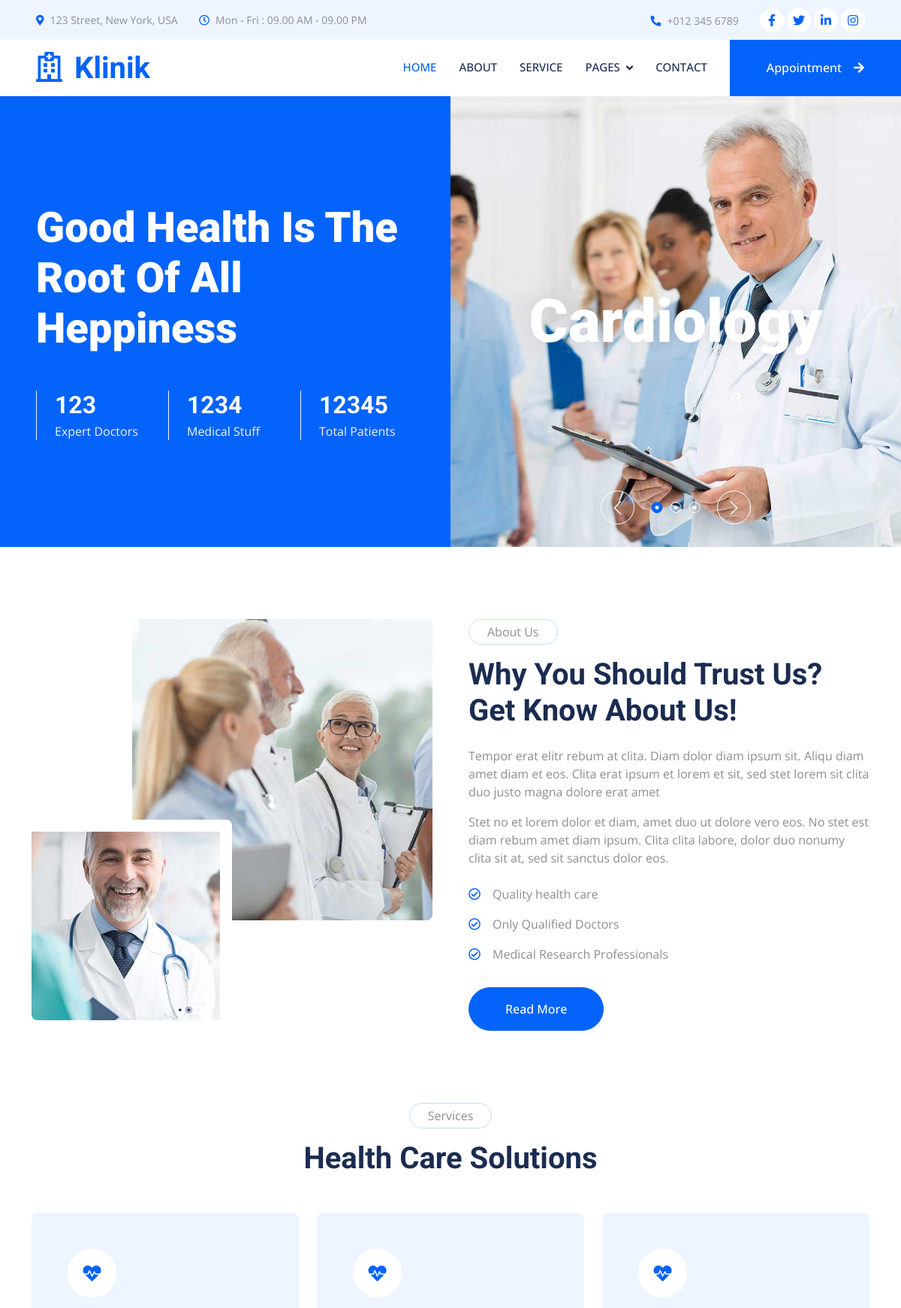
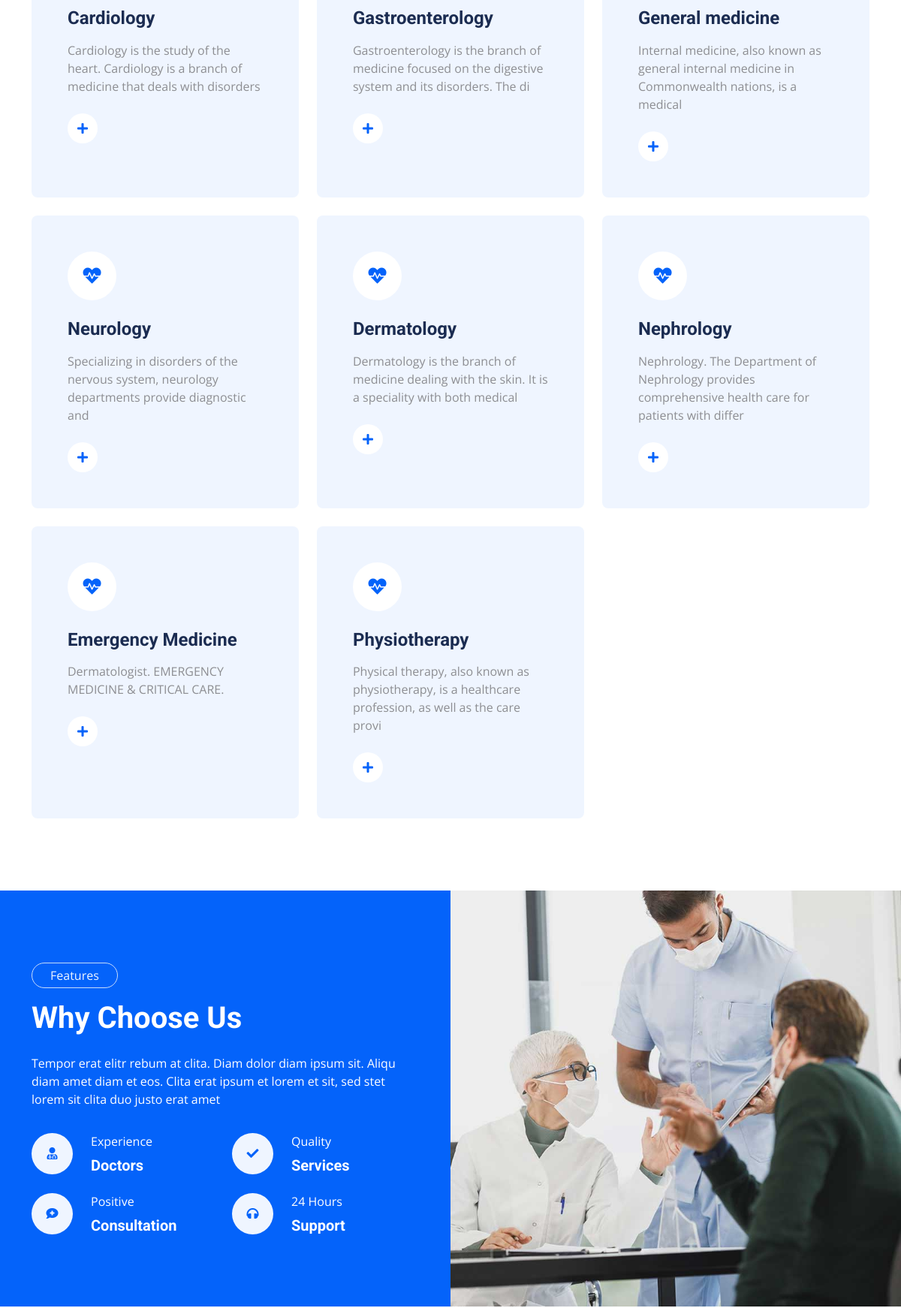
The page / (upper part) on the database its author committed (2 pictures, top to bottom).
### emergency/models.py (models this page shows)
class Department(models.Model):
    dep_name=models.TextField(max_length=20)
    dep_desc=models.TextField(max_length=100)
    def __str__(self):
        return self.dep_name

### emergency/views.py (the view)
# urls.py: path("",views.index,name="home"),
def index(request):
    dep=Department.objects.all()
    doc=Doctore.objects.all()
    form=BookingForm()
    data ={
        "dep":dep,
        "doc":doc,
        "form":form
    }
    if request.method=="POST":
        booking=BookingForm(request.POST)
        if booking.is_valid():
            booking.save()
            return render(request,"index.html",data)
    return render(request,"index.html",data)

### emergency/models.py (called while the page is built)
    def __str__(self):
        return self.doc_name

### emergency/templates/index.html (shortened to what this page needs)
{% load static %}
<!DOCTYPE html>
<html lang="en">
<head>
    <link href="https://cdnjs.cloudflare.com/ajax/libs/font-awesome/5.10.0/css/all.min.css" rel="stylesheet">
    <link href="https://cdn.jsdelivr.net/npm/bootstrap-icons@1.4.1/font/bootstrap-icons.css" rel="stylesheet">
    <link href="{% static 'lib/animate/animate.min.css' %}" rel="stylesheet">
    <link href="{% static 'lib/owlcarousel/assets/owl.carousel.min.css' %}" rel="stylesheet">
    <link href="{% static 'lib/tempusdominus/css/tempusdominus-bootstrap-4.min.css' %}" rel="stylesheet" />
    <link href="{% static 'css/bootstrap.min.css' %}" rel="stylesheet">
    <link href="{% static 'css/style.css' %}" rel="stylesheet">
</head>
<body>
    <div class="container-fluid bg-light p-0 wow fadeIn" data-wow-delay="0.1s">
        <div class="row gx-0 d-none d-lg-flex">
            <div class="col-lg-7 px-5 text-start">
                <div class="h-100 d-inline-flex align-items-center py-3 me-4">
                    <small class="fa fa-map-marker-alt text-primary me-2"></small>
                    <small>123 Street, New York, USA</small>
                </div>
                <div class="h-100 d-inline-flex align-items-center py-3">
                    <small class="far fa-clock text-primary me-2"></small>
                    <small>Mon - Fri : 09.00 AM - 09.00 PM</small>
                </div>
            </div>
            <div class="col-lg-5 px-5 text-end">
                <div class="h-100 d-inline-flex align-items-center py-3 me-4">
                    <small class="fa fa-phone-alt text-primary me-2"></small>
                    <small>+012 345 6789</small>
                </div>
                <div class="h-100 d-inline-flex align-items-center">
                    <a class="btn btn-sm-square rounded-circle bg-white text-primary me-1" href=""><i class="fab fa-facebook-f"></i></a>
                    <a class="btn btn-sm-square rounded-circle bg-white text-primary me-1" href=""><i class="fab fa-twitter"></i></a>
                    <a class="btn btn-sm-square rounded-circle bg-white text-primary me-1" href=""><i class="fab fa-linkedin-in"></i></a>
                    <a class="btn btn-sm-square rounded-circle bg-white text-primary me-0" href=""><i class="fab fa-instagram"></i></a>
                </div>
            </div>
        </div>
    </div>
    <nav class="navbar navbar-expand-lg bg-white navbar-light sticky-top p-0 wow fadeIn" data-wow-delay="0.1s">
        <a href="index.html" class="navbar-brand d-flex align-items-center px-4 px-lg-5">
            <h1 class="m-0 text-primary"><i class="far fa-hospital me-3"></i>Klinik</h1>
        </a>
        <div class="collapse navbar-collapse" id="navbarCollapse">
            <div class="navbar-nav ms-auto p-4 p-lg-0">
                <a href="index.html" class="nav-item nav-link active">Home</a>
                <a href="about.html" class="nav-item nav-link">About</a>
                <a href="service.html" class="nav-item nav-link">Service</a>
                <div class="nav-item dropdown">
                    <a href="#" class="nav-link dropdown-toggle" data-bs-toggle="dropdown">Pages</a>
                </div>
                <a href="contact.html" class="nav-item nav-link">Contact</a>
            </div>
            <a href="" class="btn btn-primary rounded-0 py-4 px-lg-5 d-none d-lg-block">Appointment<i class="fa fa-arrow-right ms-3"></i></a>
        </div>
    </nav>
    <div class="container-fluid header bg-primary p-0 mb-5">
        <div class="row g-0 align-items-center flex-column-reverse flex-lg-row">
            <div class="col-lg-6 p-5 wow fadeIn" data-wow-delay="0.1s">
                <h1 class="display-4 text-white mb-5">Good Health Is The Root Of All Heppiness</h1>
                <div class="row g-4">
                    <div class="col-sm-4">
                        <div class="border-start border-light ps-4">
                            <h2 class="text-white mb-1" data-toggle="counter-up">123</h2>
                            <p class="text-light mb-0">Expert Doctors</p>
                        </div>
                    </div>
                    <div class="col-sm-4">
                        <div class="border-start border-light ps-4">
                            <h2 class="text-white mb-1" data-toggle="counter-up">1234</h2>
                            <p class="text-light mb-0">Medical Stuff</p>
                        </div>
                    </div>
                    <div class="col-sm-4">
                        <div class="border-start border-light ps-4">
                            <h2 class="text-white mb-1" data-toggle="counter-up">12345</h2>
                            <p class="text-light mb-0">Total Patients</p>
                        </div>
                    </div>
                </div>
            </div>
            <div class="col-lg-6 wow fadeIn" data-wow-delay="0.5s">
                <div class="owl-carousel header-carousel">
                    <div class="owl-carousel-item position-relative">
                        <img class="img-fluid" src="{% static 'img/carousel-1.jpg' %}" alt="">
                        <div class="owl-carousel-text">
                            <h1 class="display-1 text-white mb-0">Cardiology</h1>
                        </div>
                    </div>
                </div>
            </div>
        </div>
    </div>
    <div class="container-xxl py-5">
        <div class="container">
            <div class="row g-5">
                <div class="col-lg-6 wow fadeIn" data-wow-delay="0.1s">
                    <div class="d-flex flex-column">
                        <img class="img-fluid rounded w-75 align-self-end" src="{% static 'img/about-1.jpg' %}" alt="">
                        <img class="img-fluid rounded w-50 bg-white pt-3 pe-3" src="{% static 'img/about-2.jpg' %}" alt="" style="margin-top: -25%;">
                    </div>
                </div>
                <div class="col-lg-6 wow fadeIn" data-wow-delay="0.5s">
                    <p class="d-inline-block border rounded-pill py-1 px-4">About Us</p>
                    <h1 class="mb-4">Why You Should Trust Us? Get Know About Us!</h1>
                    <p>Tempor erat elitr rebum at clita. Diam dolor diam ipsum sit. Aliqu diam amet diam et eos. Clita erat ipsum et lorem et sit, sed stet lorem sit clita duo justo magna dolore erat amet</p>
                    <p class="mb-4">Stet no et lorem dolor et diam, amet duo ut dolore vero eos. No stet est diam rebum amet diam ipsum. Clita clita labore, dolor duo nonumy clita sit at, sed sit sanctus dolor eos.</p>
                    <p><i class="far fa-check-circle text-primary me-3"></i>Quality health care</p>
                    <p><i class="far fa-check-circle text-primary me-3"></i>Only Qualified Doctors</p>
                    <p><i class="far fa-check-circle text-primary me-3"></i>Medical Research Professionals</p>
                    <a class="btn btn-primary rounded-pill py-3 px-5 mt-3" href="">Read More</a>
                </div>
            </div>
        </div>
    </div>
    <div class="container-xxl py-5">
        <div class="container">
            <div class="text-center mx-auto mb-5 wow fadeInUp" data-wow-delay="0.1s" style="max-width: 600px;">
                <p class="d-inline-block border rounded-pill py-1 px-4">Services</p>
                <h1>Health Care Solutions</h1>
            </div>
            <div class="row g-4">
                {% for a in dep %}
                <div class="col-lg-4 col-md-6 wow fadeInUp" data-wow-delay="0.1s">
                    <div class="service-item bg-light rounded h-100 p-5">
                        <div class="d-inline-flex align-items-center justify-content-center bg-white rounded-circle mb-4" style="width: 65px; height: 65px;">
                            <i class="fa fa-heartbeat text-primary fs-4"></i>
                        </div>
                        <h4 class="mb-3">{{a.dep_name}}</h4>
                        <p class="mb-4">{{a.dep_desc}}</p>
                        <a class="btn" href=""><i class="fa fa-plus text-primary me-3"></i>Read More</a>
                    </div>
                </div>
                {% endfor %}
            </div>
        </div>
    </div>
    <div class="container-fluid bg-primary overflow-hidden my-5 px-lg-0">
        <div class="container feature px-lg-0">
            <div class="row g-0 mx-lg-0">
                <div class="col-lg-6 feature-text py-5 wow fadeIn" data-wow-delay="0.1s">
                    <div class="p-lg-5 ps-lg-0">
                        <p class="d-inline-block border rounded-pill text-light py-1 px-4">Features</p>
                        <h1 class="text-white mb-4">Why Choose Us</h1>
                        <p class="text-white mb-4 pb-2">Tempor erat elitr rebum at clita. Diam dolor diam ipsum sit. Aliqu diam amet diam et eos. Clita erat ipsum et lorem et sit, sed stet lorem sit clita duo justo erat amet</p>
                        <div class="row g-4">
                            <div class="col-6">
                                <div class="d-flex align-items-center">
                                    <div class="d-flex flex-shrink-0 align-items-center justify-content-center rounded-circle bg-light" style="width: 55px; height: 55px;">
                                        <i class="fa fa-user-md text-primary"></i>
                                    </div>
                                    <div class="ms-4">
                                        <p class="text-white mb-2">Experience</p>
                                        <h5 class="text-white mb-0">Doctors</h5>
                                    </div>
                                </div>
                            </div>
                            <div class="col-6">
                                <div class="d-flex align-items-center">
                                    <div class="d-flex flex-shrink-0 align-items-center justify-content-center rounded-circle bg-light" style="width: 55px; height: 55px;">
                                        <i class="fa fa-check text-primary"></i>
                                    </div>
                                    <div class="ms-4">
                                        <p class="text-white mb-2">Quality</p>
                                        <h5 class="text-white mb-0">Services</h5>
                                    </div>
                                </div>
                            </div>
                            <div class="col-6">
                                <div class="d-flex align-items-center">
                                    <div class="d-flex flex-shrink-0 align-items-center justify-content-center rounded-circle bg-light" style="width: 55px; height: 55px;">
                                        <i class="fa fa-comment-medical text-primary"></i>
                                    </div>
                                    <div class="ms-4">
                                        <p class="text-white mb-2">Positive</p>
                                        <h5 class="text-white mb-0">Consultation</h5>
                                    </div>
                                </div>
                            </div>
                            <div class="col-6">
                                <div class="d-flex align-items-center">
                                    <div class="d-flex flex-shrink-0 align-items-center justify-content-center rounded-circle bg-light" style="width: 55px; height: 55px;">
                                        <i class="fa fa-headphones text-primary"></i>
                                    </div>
                                    <div class="ms-4">
                                        <p class="text-white mb-2">24 Hours</p>
                                        <h5 class="text-white mb-0">Support</h5>
                                    </div>
                                </div>
                            </div>
                        </div>
                    </div>
                </div>
                <div class="col-lg-6 pe-lg-0 wow fadeIn" data-wow-delay="0.5s" style="min-height: 400px;">
                    <div class="position-relative h-100">
                        <img class="position-absolute img-fluid w-100 h-100" src="{% static 'img/feature.jpg' %}" style="object-fit: cover;" alt="">
                    </div>
                </div>
            </div>
        </div>
    </div>
</body>
</html>

### emergency/static/css/style.css (style rules this page uses)
:root { --primary: #0463FA; --light: #EFF5FF; --dark: #1B2C51; }
.btn { font-weight: 500; transition: .5s; }
.btn.btn-primary, .btn.btn-secondary { color: #FFFFFF; }
.btn-sm-square { width: 32px; height: 32px; }
.btn-square, .btn-sm-square, .btn-lg-square { padding: 0; display: flex; align-items: center; justify-content: center; font-weight: normal; }
.navbar .dropdown-toggle::after { border: none; content: "\f107"; font-family: "Font Awesome 5 Free"; font-weight: 900; vertical-align: middle; margin-left: 8px; }
.navbar .navbar-nav .nav-link { margin-right: 30px; padding: 25px 0; color: #FFFFFF; font-size: 15px; font-weight: 500; text-transform: uppercase; outline: none; }
.navbar .navbar-nav .nav-link:hover, .navbar .navbar-nav .nav-link.active { color: var(--primary); }
.navbar .navbar-brand, .navbar a.btn { height: 75px; }
.navbar .navbar-nav .nav-link { color: var(--dark); font-weight: 500; }
.navbar.sticky-top { top: -100px; transition: .5s; }
.header-carousel .owl-carousel-text { position: absolute; width: 100%; height: 100%; padding: 3rem; top: 0; left: 0; display: flex; align-items: center; justify-content: center; text-shadow: 0 0 30px rgba(0, 0, 0, .1); }
.service-item { transition: .5s; }
.service-item .btn { width: 40px; height: 40px; display: inline-flex; align-items: center; background: #FFFFFF; border-radius: 40px; white-space: nowrap; overflow: hidden; transition: .5s; }
@media (min-width: 992px) { .container.feature { max-width: 100% !important; } }
@media (min-width: 992px) { .feature-text { padding-left: calc(((100% - 960px) / 2) + .75rem); } }
@media (min-width: 1200px) { .feature-text { padding-left: calc(((100% - 1140px) / 2) + .75rem); } }

### rows shown on the page
Department: dep_name "Cardiology", dep_desc "Cardiology is the study of the heart. Cardiology is a branch of medicine that deals with disorders"
Department: dep_name "Gastroenterology", dep_desc "Gastroenterology is the branch of medicine focused on the digestive system and its disorders. The di"
Department: dep_name "General medicine", dep_desc "Internal medicine, also known as general internal medicine in Commonwealth nations, is a medical"
Department: dep_name "Neurology", dep_desc "Specializing in disorders of the nervous system, neurology departments provide diagnostic and"
Department: dep_name "Dermatology", dep_desc "Dermatology is the branch of medicine dealing with the skin. It is a speciality with both medical"
Department: dep_name "Nephrology", dep_desc "Nephrology. The Department of Nephrology provides comprehensive health care for patients with differ"
Department: dep_name "Emergency Medicine", dep_desc "Dermatologist. EMERGENCY MEDICINE & CRITICAL CARE."
Department: dep_name "Physiotherapy", dep_desc "Physical therapy, also known as physiotherapy, is a healthcare profession, as well as the care provi"
